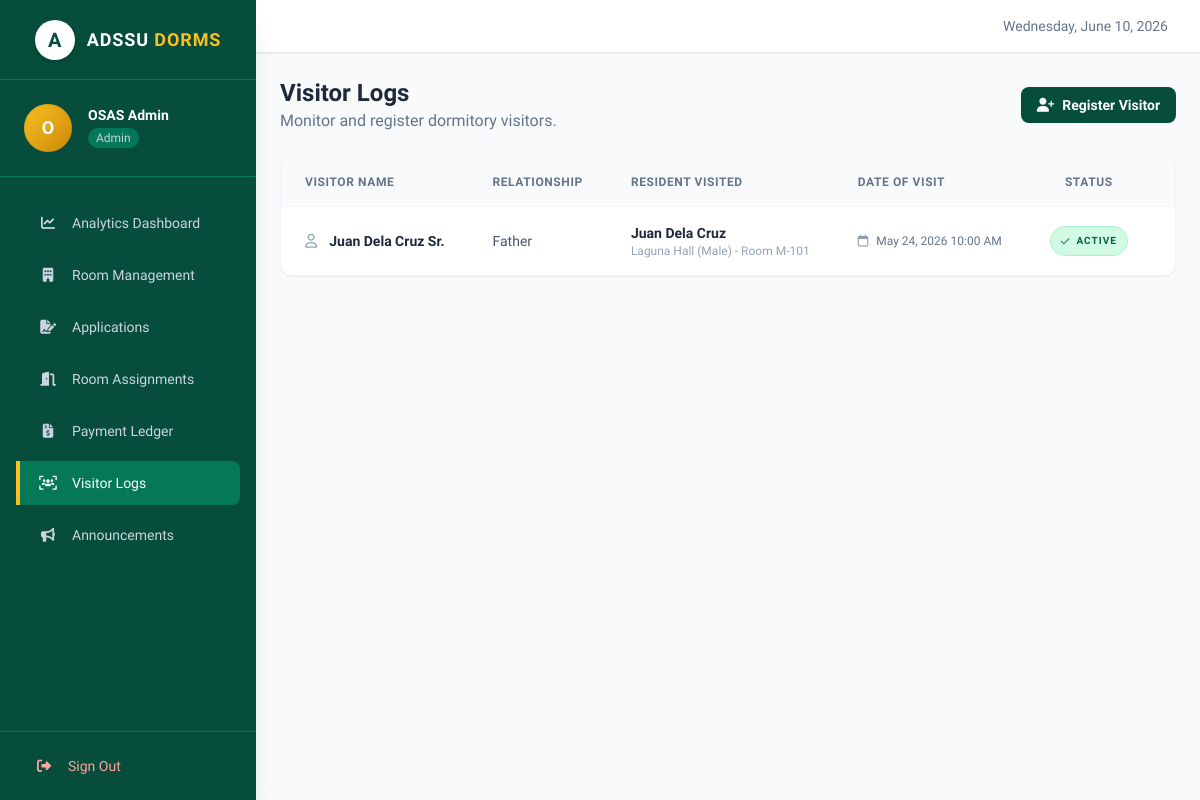
Screenshot of /admin/visitors (signed in) with the database file from the repository.
### tables this page shows
CREATE TABLE IF NOT EXISTS visitors (
    id INT AUTO_INCREMENT PRIMARY KEY,
    name VARCHAR(100) NOT NULL,
    relationship VARCHAR(100) NOT NULL,
    student_id INT NOT NULL,
    qr_visitor_pass VARCHAR(255) DEFAULT NULL,
    FOREIGN KEY (student_id) REFERENCES users(id) ON DELETE CASCADE
);

CREATE TABLE IF NOT EXISTS users (
    id INT AUTO_INCREMENT PRIMARY KEY,
    name VARCHAR(100) NOT NULL,
    email VARCHAR(100) NOT NULL UNIQUE,
    password_hash VARCHAR(255) NOT NULL,
    role ENUM('student', 'supervisor', 'admin') NOT NULL,
    created_at TIMESTAMP DEFAULT CURRENT_TIMESTAMP
);

CREATE TABLE IF NOT EXISTS dormitories (
    id INT AUTO_INCREMENT PRIMARY KEY,
    name VARCHAR(100) NOT NULL,
    gender_type ENUM('Male', 'Female', 'Co-ed') NOT NULL,
    capacity INT NOT NULL,
    supervisor_id INT,  
    FOREIGN KEY (supervisor_id) REFERENCES users(id) ON DELETE SET NULL
);

CREATE TABLE IF NOT EXISTS dorm_rooms (
    id INT AUTO_INCREMENT PRIMARY KEY,
    dorm_id INT NOT NULL,
    room_number VARCHAR(20) NOT NULL,
    capacity INT NOT NULL,
    current_occupancy INT DEFAULT 0,
    FOREIGN KEY (dorm_id) REFERENCES dormitories(id) ON DELETE CASCADE
);

CREATE TABLE IF NOT EXISTS visitor_logs (
    id INT AUTO_INCREMENT PRIMARY KEY,
    visitor_id INT NOT NULL,
    check_in TIMESTAMP DEFAULT CURRENT_TIMESTAMP,
    check_out TIMESTAMP NULL,
    FOREIGN KEY (visitor_id) REFERENCES visitors(id) ON DELETE CASCADE
);

### controllers/AdminController.php (called while the page is built, shortened)
<?php
class AdminController extends BaseController {
    public function visitors() {
        $error = '';
        $success = '';
        $stmt = $this->pdo->query("
            SELECT u.id, u.name, r.student_id_number, d.name as dorm_name, dr.room_number
            FROM users u
            JOIN residents r ON u.id = r.user_id
            JOIN room_assignments ra ON u.id = ra.student_id AND ra.check_out_date IS NULL
            JOIN dorm_rooms dr ON ra.room_id = dr.id
            JOIN dormitories d ON dr.dorm_id = d.id
            ORDER BY u.name
        ");
        $residents = $stmt->fetchAll();
        $stmt = $this->pdo->query("
            SELECT v.*, vl.check_in, vl.check_out, u.name as student_name, dr.room_number, d.name as dorm_name
            FROM visitors v
            LEFT JOIN visitor_logs vl ON v.id = vl.visitor_id
            JOIN users u ON v.student_id = u.id
            LEFT JOIN room_assignments ra ON u.id = ra.student_id AND ra.check_out_date IS NULL
            LEFT JOIN dorm_rooms dr ON ra.room_id = dr.id
            LEFT JOIN dormitories d ON dr.dorm_id = d.id
            ORDER BY vl.check_in DESC, v.id DESC
        ");
        $visitors = $stmt->fetchAll();
        $this->view('admin/visitors', [
            'error' => $error,
            'success' => $success,
            'residents' => $residents,
            'visitors' => $visitors
        ]);
    }
}
?>

### views/admin/visitors.php (the view, shortened to what this page needs)
<?php include 'views/layouts/header.php'; ?>
<div x-data="{ showModal: false }">
    <div class="flex flex-col md:flex-row justify-between items-start md:items-center mb-6 gap-4">
        <div>
            <h2 class="text-2xl font-bold text-slate-800">Visitor Logs</h2>
            <p class="text-slate-500">Monitor and register dormitory visitors.</p>
        </div>
        <div>
            <button @click="showModal = true" class="inline-flex items-center px-4 py-2 bg-adssu-green text-white rounded-lg hover:bg-adssu-green_light transition-colors text-sm font-semibold shadow-sm focus:ring-2 focus:ring-adssu-green focus:ring-offset-2">
                <i class="fa-solid fa-user-plus mr-2"></i> Register Visitor
            </button>
        </div>
    </div>
    <div class="bg-white rounded-xl shadow-sm border border-slate-100 overflow-hidden">
        <div class="overflow-x-auto">
            <table class="w-full text-left text-sm whitespace-nowrap">
                <thead class="bg-slate-50 border-b border-slate-100 text-slate-500 text-xs uppercase tracking-wider font-bold">
                    <tr>
                        <th class="px-6 py-4">Visitor Name</th>
                        <th class="px-6 py-4">Relationship</th>
                        <th class="px-6 py-4">Resident Visited</th>
                        <th class="px-6 py-4">Date of Visit</th>
                        <th class="px-6 py-4 text-center">Status</th>
                        <th class="px-6 py-4 text-right">Actions</th>
                    </tr>
                </thead>
                <tbody class="divide-y divide-slate-100">
                    <?php if(empty($visitors)): ?>
                        <tr>
                            <td colspan="6" class="px-6 py-12 text-center text-slate-500">
                                <i class="fa-solid fa-users-slash text-slate-300 text-4xl mb-3 block"></i>
                                <span class="text-slate-500 font-medium">No visitor logs found.</span>
                            </td>
                        </tr>
                    <?php else: ?>
                        <?php foreach ($visitors as $vis): ?>
                        <tr class="hover:bg-slate-50/50 transition-colors">
                            <td class="px-6 py-4">
                                <div class="font-bold text-slate-800 flex items-center">
                                    <i class="fa-regular fa-user text-slate-400 mr-3"></i>
                                    <?php echo htmlspecialchars($vis['name']); ?>
                                </div>
                            </td>
                            <td class="px-6 py-4 text-slate-600 font-medium">
                                <?php echo htmlspecialchars($vis['relationship']); ?>
                            </td>
                            <td class="px-6 py-4">
                                <div class="text-slate-800 font-semibold"><?php echo htmlspecialchars($vis['student_name']); ?></div>
                                <div class="text-xs text-slate-400">
                                    <?php echo !empty($vis['dorm_name']) ? htmlspecialchars($vis['dorm_name']) . ' - Room ' . htmlspecialchars($vis['room_number']) : 'No Room Assignment'; ?>
                                </div>
                            </td>
                            <td class="px-6 py-4 text-slate-500 font-medium">
                                <div class="flex items-center text-xs">
                                    <i class="fa-regular fa-calendar mr-2 opacity-70"></i>
                                    <?php echo !empty($vis['check_in']) ? date('M d, Y h:i A', strtotime($vis['check_in'])) : 'Pending Check-in'; ?>
                                </div>
                            </td>
                            <td class="px-6 py-4 text-center">
                                <?php if (!empty($vis['check_out'])): ?>
                                    <span class="inline-flex items-center px-2.5 py-1 rounded-full text-[10px] font-bold bg-slate-100 text-slate-800 uppercase tracking-widest border border-slate-200">
                                        <i class="fa-solid fa-clock-rotate-left mr-1.5 opacity-70"></i> Checked Out
                                    </span>
                                <?php else: ?>
                                    <span class="inline-flex items-center px-2.5 py-1 rounded-full text-[10px] font-bold bg-emerald-100 text-emerald-800 uppercase tracking-widest border border-emerald-200">
                                        <i class="fa-solid fa-check mr-1.5 opacity-70"></i> Active
                                    </span>
                                <?php endif; ?>
                            </td>
                            <td class="px-6 py-4 text-right">
                            </td>
                        </tr>
                        <?php endforeach; ?>
                    <?php endif; ?>
                </tbody>
            </table>
        </div>
    </div>
</div>
<?php include 'views/layouts/footer.php'; ?>

### rows the page displays
visitors: name "Juan Dela Cruz Sr.", relationship "Father", student.name "Juan Dela Cruz", dormitories.name "Laguna Hall (Male)", dorm_rooms.room_number "M-101", visitor_logs.check_in "May 24, 2026 10:00 AM"

### other values shown
substr($_SESSION['name'], 0, 1) "O"
$_SESSION['name'] "OSAS Admin"
$_SESSION['role'] "Admin"
$label "Analytics Dashboard Room Management Applications Room Assignments Payment Ledger Visitor Logs Announcements"
